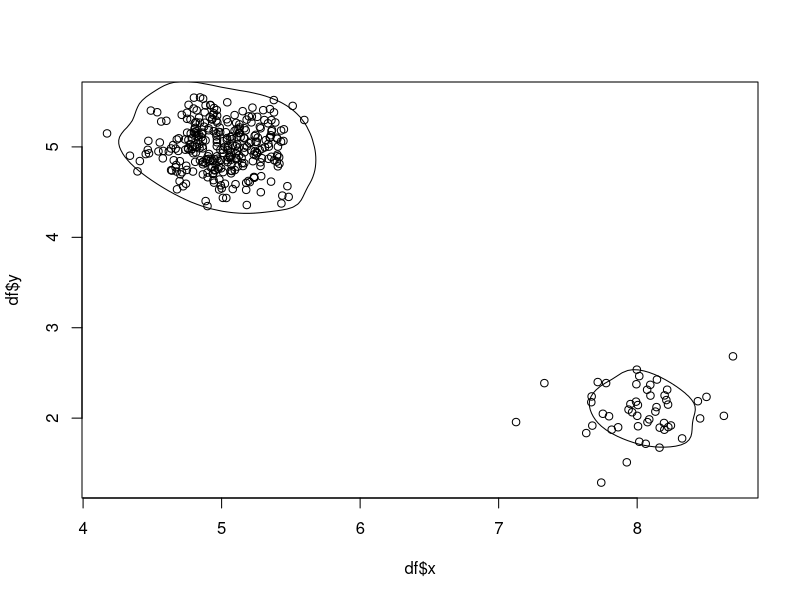

Recreate this plot in R.
# 95% density envelope experiments
# Jeffrey C. Oliver
# jcoliver@email.arizona.edu
# 2020-05-16

rm(list = ls())

################################################################################
# https://stackoverflow.com/questions/25940726/how-to-estimate-the-area-of-95-contour-of-a-kde-object-from-ks-r-package
library(ks)
library(pracma)

################################################################################
# Making up some data. Two clusters of points, one with six times as many points
n1 <- 300
n2 <- 50

x1 <- rnorm(n = n1, mean = 5, sd = 0.25)
y1 <- rnorm(n = n1, mean = 5, sd = 0.25)
x2 <- rnorm(n = n2, mean = 8, sd = 0.25)
y2 <- rnorm(n = n2, mean = 2, sd = 0.25)

df <- data.frame(x = c(x1, x2),
                 y = c(y1, y2))

# Matrix is just easier to work with for density
mat <- as.matrix(df)
bandwidth_select <- ks::Hscv(x = mat)
dens_function <- ks::kde(x = mat, 
                         H = bandwidth_select,
                         compute.cont = TRUE)
# Calculate contour lines; contourLines will produce as many elements as there 
# are non-overlapping contours
all_contours <- contourLines(x = dens_function$eval.points[[1]],
                            y = dens_function$eval.points[[2]],
                            z = dens_function$estimate,
                            levels = dens_function$cont["5%"])

# Iterate over all elements in all_contours, calculating the area of the polygon
# and summing them
area_95 <- 0
plot(x = df$x, y = df$y)
for (one_contour in all_contours) {
  area_95 <- area_95 + abs(pracma::polyarea(x = one_contour$x,
                                            y = one_contour$y))
  points(one_contour, type = "l")
}
area_95

area_list <- lapply(X = all_contours, 
                    FUN = function(x) {
                      abs(pracma::polyarea(x = x[["x"]], 
                                           y = x[["y"]]))
                    })
total_area <- sum(unlist(area_list))
